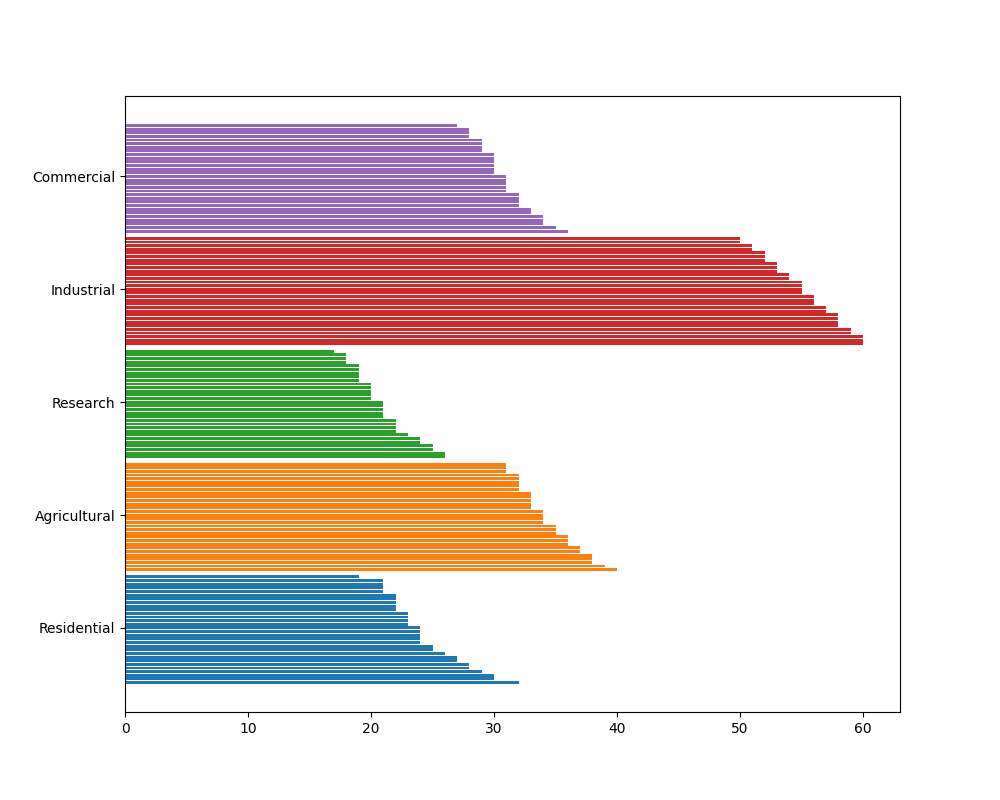

Write the Python code that produced this figure.
import matplotlib.pyplot as plt
import numpy as np

# Data representing daily energy consumption (in terajoules) over a month for each sector
residential = sorted([22, 24, 19, 30, 25, 21, 23, 22, 24, 23, 21, 26, 22, 27, 24, 24, 29, 21, 28, 32, 25, 23, 21, 22, 30, 23, 28, 27, 24, 22], reverse=True)
agricultural = sorted([33, 32, 31, 34, 35, 38, 37, 34, 36, 33, 35, 32, 33, 38, 31, 39, 40, 34, 36, 37, 38, 32, 33, 36, 31, 35, 32, 34, 33, 32], reverse=True)
research = sorted([22, 19, 20, 21, 18, 17, 18, 19, 25, 20, 22, 24, 23, 26, 21, 21, 21, 22, 20, 19, 25, 24, 19, 22, 26, 20, 21, 18, 20, 19], reverse=True)
industrial = sorted([53, 55, 56, 52, 53, 52, 60, 58, 57, 56, 54, 58, 53, 50, 51, 51, 55, 60, 54, 57, 58, 60, 59, 58, 59, 55, 50, 52, 55, 56], reverse=True)
commercial = sorted([31, 29, 30, 34, 28, 32, 33, 30, 30, 29, 31, 28, 27, 35, 31, 32, 31, 34, 36, 30, 33, 32, 29, 30, 29, 32, 34, 28, 31, 30], reverse=True)

# Sector labels
sectors = ["Residential", "Agricultural", "Research", "Industrial", "Commercial"]
data = [residential, agricultural, research, industrial, commercial]

fig, ax = plt.subplots(figsize=(10, 8))

# Bar chart
for i, sector_data in enumerate(data):
    ax.barh(np.arange(len(sector_data)) + i * (len(sector_data) + 1), sector_data)

ax.set_yticks([(len(residential) / 2) + (i * (len(residential) + 1)) for i in range(len(sectors))])
ax.set_yticklabels(sectors)

# Display the plot
plt.show()
